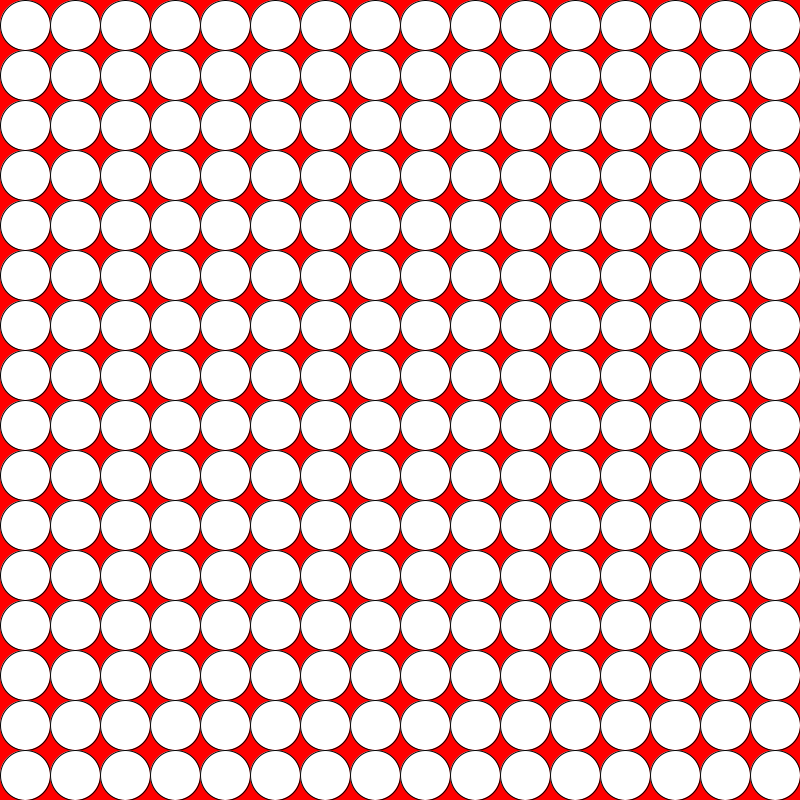
Frame 1 (no input)
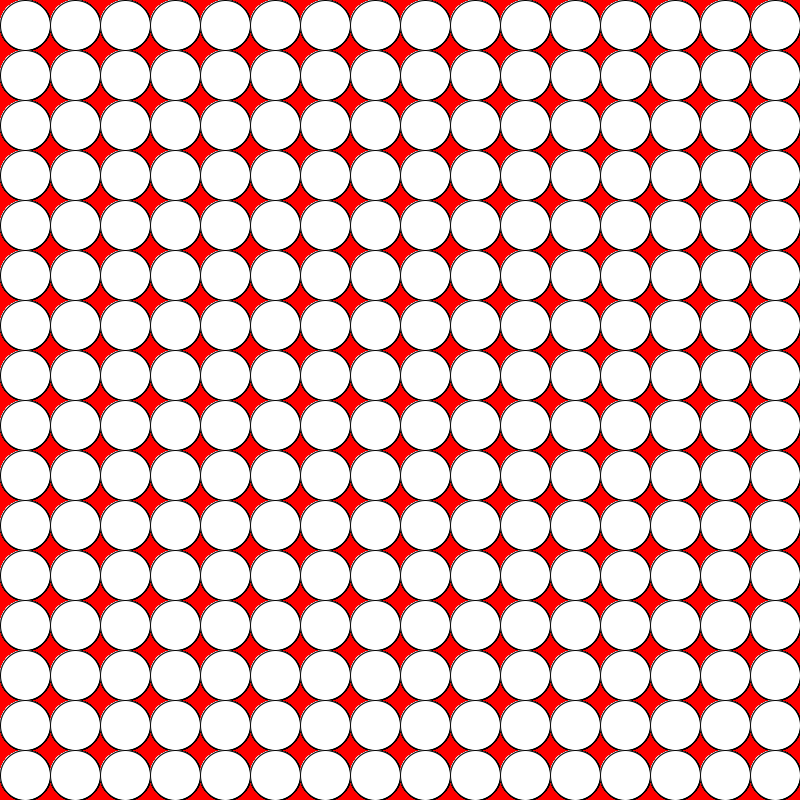
Frame 60 (the mouse pressed at the canvas centre just before this capture)
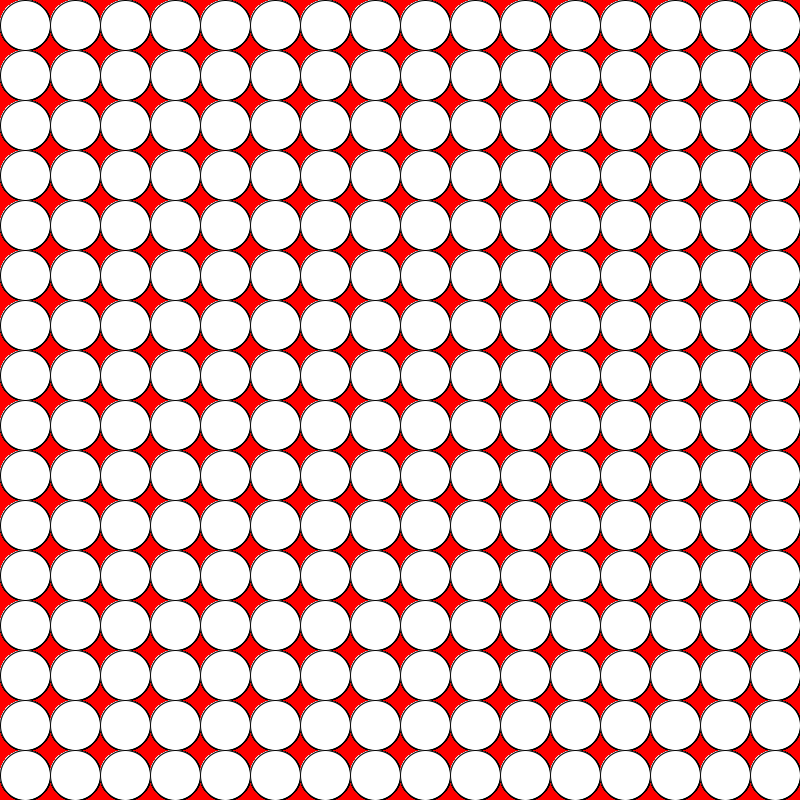
Frame 120 (the mouse held since frame 60 and released just before this capture)

The Processing sketch that drew these frames (run headless with seeded random() and noise(); from frame 60 on, the mouse is pressed at the canvas centre):

// Processing sketch: week2_2
// ── week2_2.pde
int ballSize = 50;

//maximum balls to draw on X and Y axis
int totalBallsX, totalBallsY;

void setup() {
  size(800, 800);
  background(255, 0, 0);
  totalBallsX = width/ballSize;
  totalBallsY = height/ballSize;
}

void draw() {
  //variables x and y are local to the foor loops, you cannot use them
  //outside these loops
  for (int x=0; x<totalBallsX; x++) {
    for (int y=0; y<totalBallsY; y++) {
      ellipse(x*ballSize+ballSize/2, y*ballSize+ballSize/2, ballSize, ballSize);
    } 
    println(x);
  }
}
